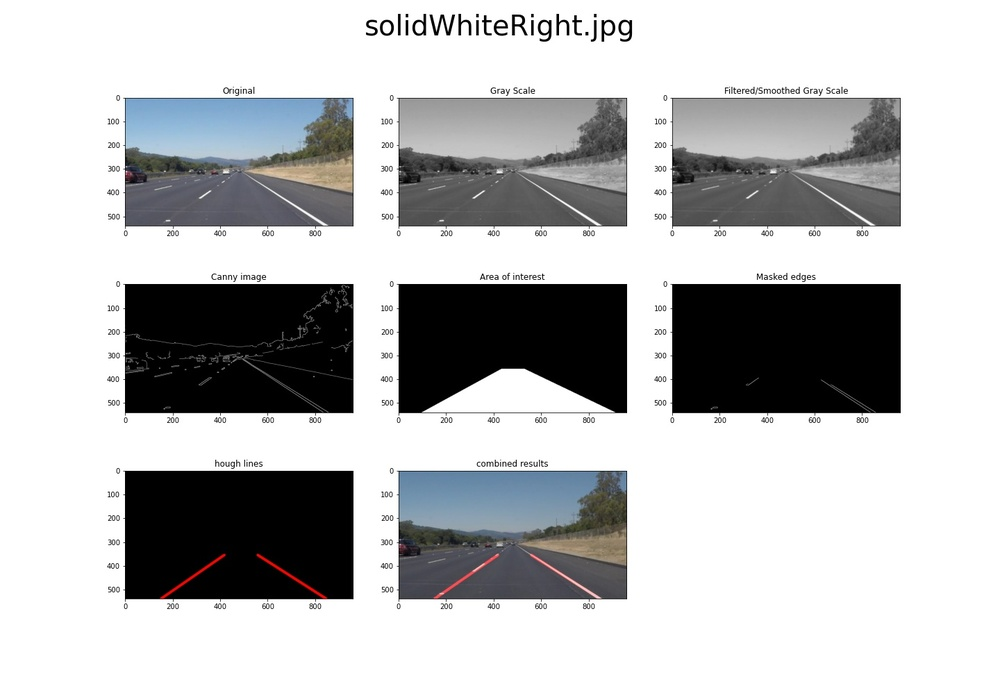
#> input picture test_images_debugging/solidWhiteRight.jpg, 1000 x 700 px, shrunk from 1440 x 1008 before the run, found by its file name
$ jupyter execute --allow-errors P1.ipynb   (shell and % lines are left out)   (text cells are left out)
#> lines starting #> are read from the running program, lines starting #| are printed output that depends on the picture; after the words box and inside, x2 and y2 are one past the last pixel; in counts of white or black regions, pixels touching at a corner belong together; pictures that were not available may be replaced by others from this repository, and a replacement may not be noted
[cell 1]
#importing some useful packages
import matplotlib.pyplot as plt
import matplotlib.image as mpimg
import numpy as np
import cv2

[cell 2]
#reading in an image
image = mpimg.imread('test_images/solidWhiteRight.jpg')
#> image is the input picture: shape (700, 1000, 3); mean R, G, B 189.1, 189.7, 190.5

#printing out some stats and plotting
print('This image is:', type(image), 'with dimensions:', image.shape)
#| This image is: <class 'numpy.ndarray'> with dimensions: (700, 1000, 3)
plt.imshow(image)  # if you wanted to show a single color channel image called 'gray', for example, call as plt.imshow(gray, cmap='gray')

[cell 3]
## Printing the results in comparision with the original image
def show_results(image_name,
    original, gray_scale, smoothed_gray_scale,
    image_canny, area_of_interest, masked_edges,
    hough_img, combined):

    # Configurations
    fig = plt.figure(figsize=(20,14))
    fig.suptitle(str(image_name), fontsize=40)

    # Original
    plt.subplot(3,3,1)
    plt.title('Original')
    plt.imshow(original)
    # Gray scale
    plt.subplot(3,3,2)
    plt.title('Gray Scale')
    plt.imshow(gray_scale, cmap='gray')
    # Smoothed Gray scale
    plt.subplot(3,3,3)
    plt.title('Filtered/Smoothed Gray Scale')
    plt.imshow(smoothed_gray_scale, cmap='gray')

    # Canny image
    plt.subplot(3,3,4)
    plt.title('Canny image')
    plt.imshow(image_canny, cmap='gray')
    # Area of interest
    plt.subplot(3,3,5)
    plt.title('Area of interest')
    plt.imshow(area_of_interest, cmap='gray')
    # Masked edges
    plt.subplot(3,3,6)
    plt.title('Masked edges')
    plt.imshow(masked_edges, cmap='gray')

    # Hough lines
    plt.subplot(3,3,7)
    plt.title('hough lines')
    plt.imshow(hough_img, cmap='gray')
    # Combined
    plt.subplot(3,3,8)
    plt.title('combined results')
    plt.imshow(combined)

    # save figure
    path = 'test_images_debugging/{}'.format(str(image_name))
    plt.savefig(path)

[cell 4]
import math

def grayscale(img):
    """Applies the Grayscale transform
    This will return an image with only one color channel
    but NOTE: to see the returned image as grayscale
    (assuming your grayscaled image is called 'gray')
    you should call plt.imshow(gray, cmap='gray')"""
    return cv2.cvtColor(img, cv2.COLOR_RGB2GRAY)
    # Or use BGR2GRAY if you read an image with cv2.imread()
    # return cv2.cvtColor(img, cv2.COLOR_BGR2GRAY)

def canny(img, low_threshold, high_threshold):
    """Applies the Canny transform"""
    return cv2.Canny(img, low_threshold, high_threshold)

def gaussian_blur(img, kernel_size):
    """Applies a Gaussian Noise kernel"""
    return cv2.GaussianBlur(img, (kernel_size, kernel_size), 0)

def region_of_interest(img, vertices):
    """
    Applies an image mask.

    Only keeps the region of the image defined by the polygon
    formed from `vertices`. The rest of the image is set to black.
    `vertices` should be a numpy array of integer points.
    """
    #defining a blank mask to start with
    mask = np.zeros_like(img)

    #defining a 3 channel or 1 channel color to fill the mask with depending on the input image
    if len(img.shape) > 2:
        channel_count = img.shape[2]  # i.e. 3 or 4 depending on your image
        ignore_mask_color = (255,) * channel_count
    else:
        ignore_mask_color = 255

    #filling pixels inside the polygon defined by "vertices" with the fill color
    cv2.fillPoly(mask, vertices, ignore_mask_color)

    #returning the image only where mask pixels are nonzero
    masked_image = cv2.bitwise_and(img, mask)
    return masked_image, mask

def get_line_slope(line):
    # (Y2 - Y1) / (X2 - X1)
    return (line[3] - line[1])/(line[2] - line[0])

def draw_lines(image, lines, color=[255, 0, 0], thickness=10):

    # Reshape the lines into a line based matrix
    lines = lines.reshape(lines.shape[0], lines.shape[2])

    # Select all right lane lines
    right_lines = list(filter(lambda x: get_line_slope(x) > 0, lines))
    # Reconstruct the lines in a list of lists format
    right_lines = list(map(list,right_lines))

    # Select all left lane lines
    left_lines = list(filter(lambda x: get_line_slope(x) < 0, lines))
    # Reconstruct the lines in a list of lists format
    left_lines = list(map(list,left_lines))

    # using the weighted average to draw avg line
    draw_avg_line(image, right_lines, color, thickness)
    draw_avg_line(image, left_lines , color, thickness)

    return

def draw_avg_line(image, lines, color, thickness, ):
    # using the weighted average
    avg_line =  np.average(lines, axis=0)

    if np.isnan(avg_line).any():
        # No line detected
        return

    # extent short lines to the bounderies of AoI
    coefficients = np.polyfit((avg_line[0], avg_line[2]), (avg_line[1], avg_line[3]), 1)
    m, b = coefficients[0], coefficients[1]

    y1 = image.shape[0] # Max value on Y-axis
    x1 = (y1 - b)/m     # From the line equation Y = mX + b

    y2 = y1*0.64        # match the value with area of interest
    x2 = (y2 - b)/m     # From the line equation Y = mX + b

    cv2.line(image, (int(x1), int(y1)), (int(x2), int(y2)), color, thickness)
    return

def hough_lines(img, rho, theta, threshold, min_line_len, max_line_gap):
    lines = cv2.HoughLinesP(img, rho, theta, threshold, np.array([]), minLineLength=min_line_len, maxLineGap=max_line_gap)
    line_img = np.zeros((img.shape[0], img.shape[1], 3), dtype=np.uint8)
    draw_lines(line_img, lines)
    return line_img


# Python 3 has support for cool math symbols.
def weighted_img(img, initial_img, α=0.8, β=1., γ=1.):
    return cv2.addWeighted(initial_img, α, img, β, γ)

[cell 5]
import os
os.listdir("test_images/")

[cell 6]
# Task-1: Build your pipeline that will draw lane lines on the test_images
#         then save them to the test_images_output directory.
# Status: [Done]

# common variables
show_details = False # used for debugging
test_images_dir = os.listdir("test_images/")
result_images_dir = 'test_images_output/'


for image in test_images_dir:
    current_image = np.copy(mpimg.imread('test_images/{}'.format(str(image))))
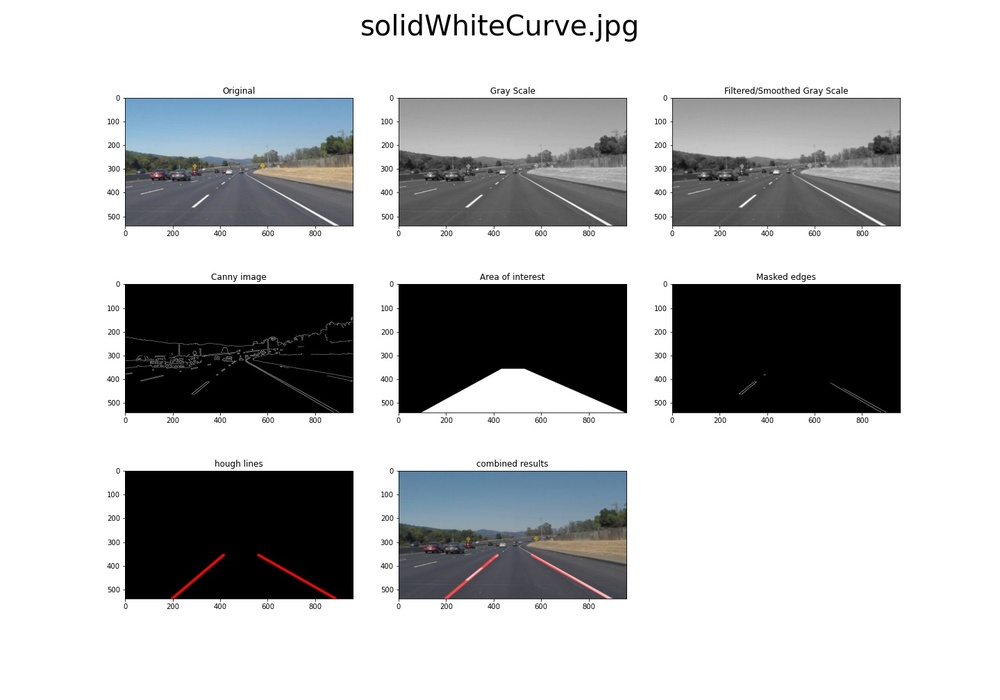
#> input picture test_images_debugging/solidWhiteCurve.jpg, 1000 x 700 px, shrunk from 1440 x 1008 before the run, given as the content of the folder test_images/, which was not available
#> current_image is the input picture: shape (700, 1000, 3); mean R, G, B 189.3, 190.3, 191.2

    # Switching to gray scale
    gray_image = grayscale(current_image)

    # Apply Gaussian smoothing
    smoothing_kernal_size = 5
    smoothed_image = gaussian_blur(gray_image, smoothing_kernal_size)

    # Apply Canny Transform to get the edges in the image
    low_threshold = 50
    high_threshold= 150
    edges_image = canny(smoothed_image, low_threshold, high_threshold)
#> in canny, `return cv2.Canny(img, low_threshold, high_threshold)`:
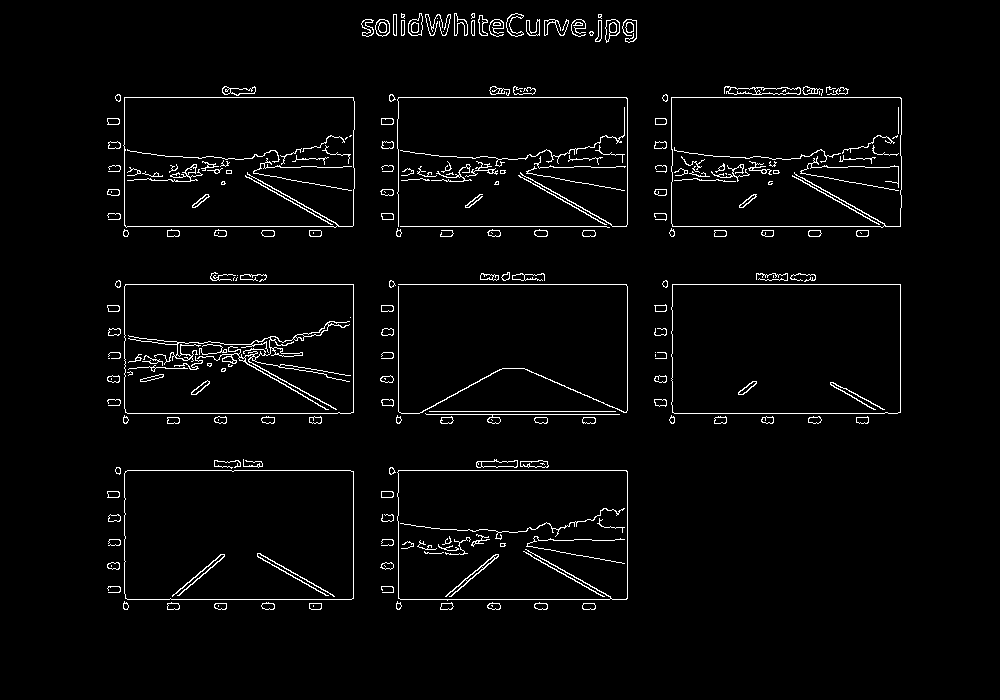
#> returned value: shape (700, 1000); 2.9% white in thin lines or dots, all inside (x1, y1, x2, y2) = (107, 13, 902, 610)

    # Selecting the area of interest
    imshape = edges_image.shape
#> imshape = (700, 1000)
    xsize, ysize = imshape[1], imshape[0]                   # Get the image size
#> xsize = 1000; ysize = 700
    vertices = np.array([[  (0.01*xsize,    ysize),         # Lower - Left
                            (0.45*xsize,    ysize*0.64),    # Upper - Left
                            (0.55*xsize,    ysize*0.64),    # Upper - Right
                            (0.99*xsize,    ysize)          # Lower - Right
                        ]], dtype=np.int32)

    masked_edges_image, area_of_interest = region_of_interest(edges_image, vertices)
#> in region_of_interest, `cv2.fillPoly(mask, vertices, ignore_mask_color)`: mask: shape (700, 1000); 19.5% white; 1 white region, box (x1, y1, x2, y2) and area: (11, 448, 990, 700) 136268
#> in region_of_interest, `masked_image = cv2.bitwise_and(img, mask)`:
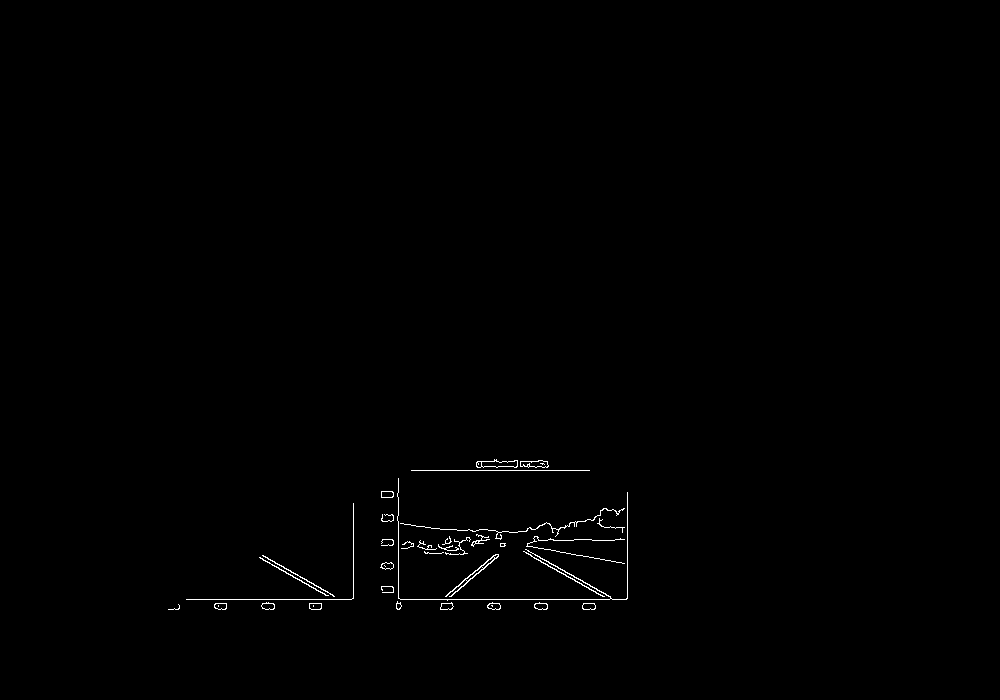
#> masked_image: shape (700, 1000); 0.44% white in thin lines or dots, all inside (x1, y1, x2, y2) = (168, 459, 628, 610)

    # Apply Hough on edge detected image
    ρ, Θ = 3, np.pi/180
    threshold = 100
    min_line_len = 25
    max_line_gap = 25
    hough_lines_image = hough_lines(masked_edges_image, ρ, Θ, threshold,
                                    min_line_len, max_line_gap)
#> in hough_lines, `lines = cv2.HoughLinesP(img, rho, theta, threshold, np.array([]), minL..`: lines = 23 rows, first 6: [186, 599, 351, 599], [411, 470, 589, 470], [501, 599, 557, 599], [381, 518, 433, 528], [398, 551, 627, 515], [534, 540, 627, 540]
#> in draw_lines, `right_lines = list(filter(lambda x: get_line_slope(x) > 0, lines))`: right_lines = [[381, 518, 433, 528], [486, 529, 582, 580], [581, 555, 627, 564], [534, 558, 608, 599], [505, 543, 589, 584], [574, 580, 615, 599], [445, 596, 484, 599], [527, 544, 583, 556], [547, 565, 620, 599]]
#> in draw_lines, `left_lines = list(filter(lambda x: get_line_slope(x) < 0, lines))`: left_lines = [[398, 551, 627, 515], [595, 516, 627, 508], [398, 547, 599, 518], [434, 553, 498, 538], [441, 605, 514, 532], [398, 609, 398, 478], [425, 553, 547, 523], [627, 551, 627, 495], [512, 532, 599, 523]]
#> in draw_avg_line, `avg_line =  np.average(lines, axis=0)`: avg_line = [508.9, 554.2, 571.2, 578.7]
#> in draw_avg_line, `coefficients = np.polyfit((avg_line[0], avg_line[2]), (avg_line[1], av..`: coefficients = [0.392, 354.7]
#> in draw_avg_line, `m, b = coefficients[0], coefficients[1]`: m = 0.392; b = 354.7
#> in draw_avg_line, `x1 = (y1 - b)/m`: x1 = 880.6
#> in draw_avg_line, `x2 = (y2 - b)/m`: x2 = 238
#> in draw_avg_line, `cv2.line(image, (int(x1), int(y1)), (int(x2), int(y2)), color, thickne..`:
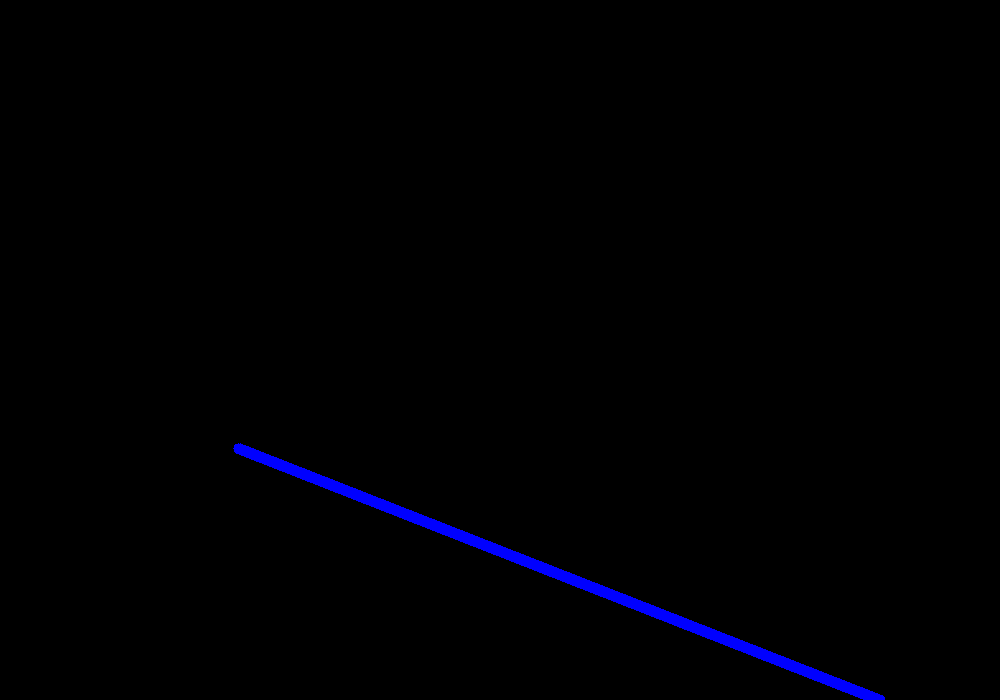
#> image: shape (700, 1000, 3); mean of channels 0, 1, 2 2.8, 0, 0; drawn as B, G, R
#> call 2 of draw_avg_line, with thickness = 10
#> in draw_avg_line (call 2), `avg_line =  np.average(lines, axis=0)`: avg_line = [469.8, 557.4, 559.6, 514.4]
#> in draw_avg_line (call 2), `coefficients = np.polyfit((avg_line[0], avg_line[2]), (avg_line[1], av..`: coefficients = [-0.479, 782.4]
#> in draw_avg_line (call 2), `m, b = coefficients[0], coefficients[1]`: m = -0.479; b = 782.4
#> in draw_avg_line (call 2), `x1 = (y1 - b)/m`: x1 = 172.1
#> in draw_avg_line (call 2), `x2 = (y2 - b)/m`: x2 = 698.3
#> in draw_avg_line (call 2), `cv2.line(image, (int(x1), int(y1)), (int(x2), int(y2)), color, thickne..`:
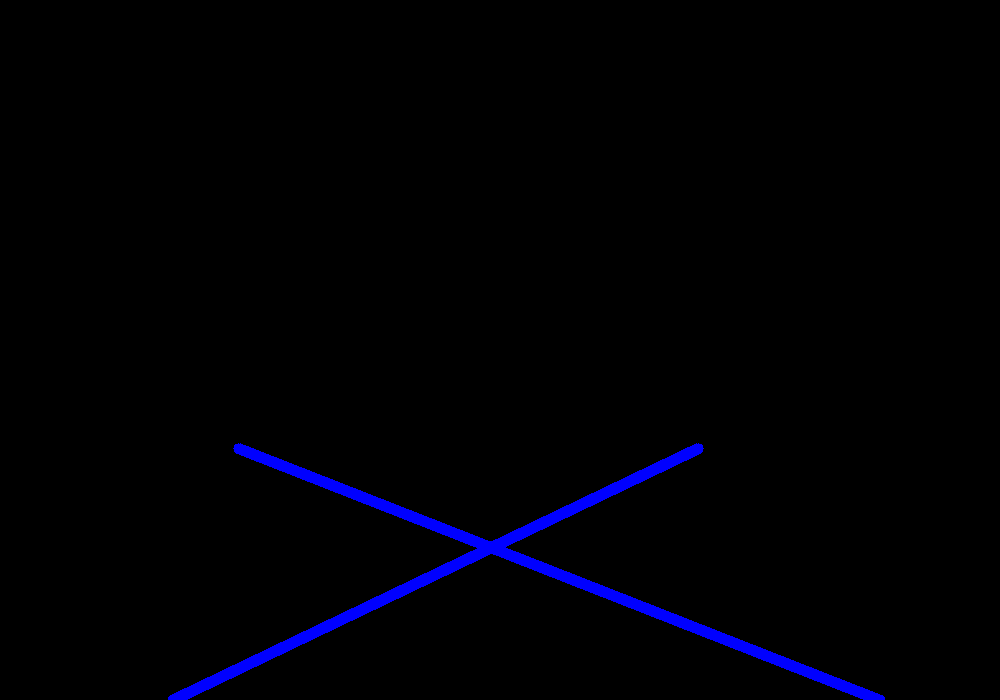
#> image: shape (700, 1000, 3); 0.92% of pixels changed, all inside (x1, y1, x2, y2) = (168, 443, 704, 700); drawn as B, G, R

    # combined result
    combined_image = weighted_img(hough_lines_image, current_image)
#> in weighted_img, `return cv2.addWeighted(initial_img, α, img, β, γ)`:
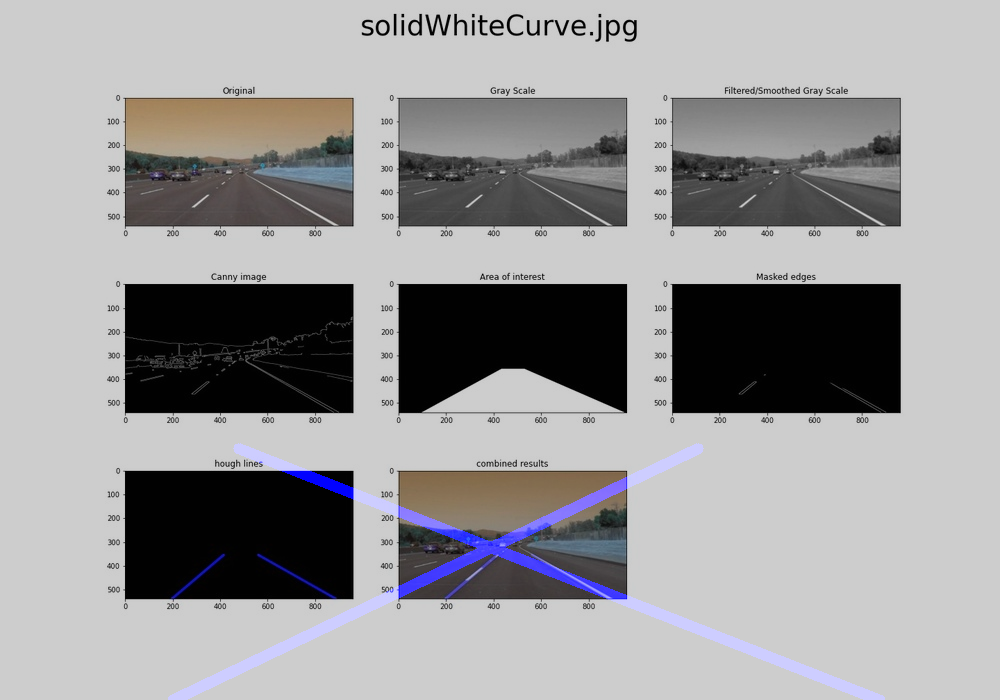
#> returned value: shape (700, 1000, 3); mean of channels 0, 1, 2 154.6, 153.2, 154; drawn as B, G, R

    # Show debugging images
    show_results(image,
                current_image, gray_image, smoothed_image,
                edges_image, area_of_interest, masked_edges_image,
                hough_lines_image, combined_image)

    # Save Result
    image_path = '{}/{}'.format(str(result_images_dir), str(image))
    cv2.imwrite(image_path, combined_image)
